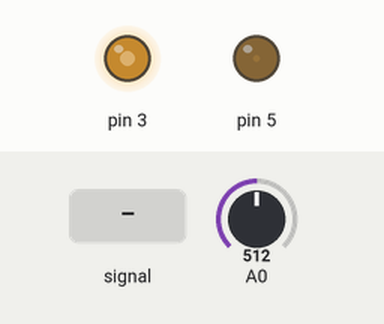
The sketch below on a simulated Arduino Uno, built with avr-gcc and run on an emulated ATmega328P. Parts: output pins drawn as LEDs (lit = HIGH). The test bench sets the inputs (shaded band); at power-on: A0 = 512. What the sketch prints to the serial monitor is not drawn.

Above: at 1.2 s.
1.3 s: A0 fed a 200 Hz sine of ±81 counts around its level
Timing chart, 0 to 3.0 s (numbered marks = the images above; inputs shaded):
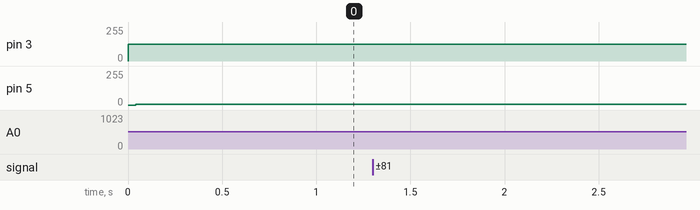

The sketch:

6_PWM.ino
```cpp
int value = 0;

void setup() {
  Serial.begin(2000000);

  pinMode(5, INPUT);
  pinMode(3, INPUT);

  while (!Serial);
}

void loop() {
  value = analogRead(A0);

  analogWrite(5, value/4);
  analogWrite(3, (1023-value)/4);

  Serial.println(digitalRead(5), DEC);
}
```
